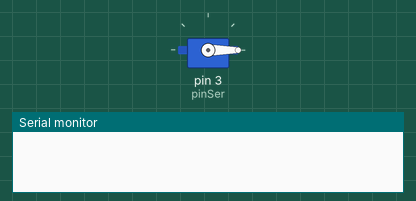
Bench run of a sketch on a simulated Arduino Uno, built with avr-gcc and run on an emulated ATmega328P. On the bench: servo, the last lines printed to the serial monitor.

Above: at 0.05 s.
At 9.97 s:
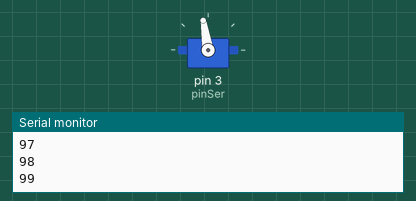
At 19.99 s:
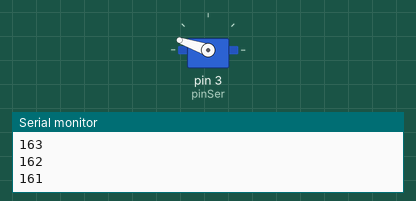
At 39.94 s:
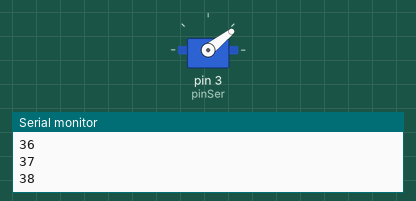
Timing chart, 0 to 40.0 s (numbered marks = the images above):
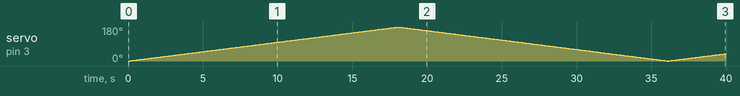

The sketch:

02-servo-condicionales.ino
```cpp
#include <Servo.h>
Servo myservo;
int pinSer=3; // El pin en donde está nuestro servo
int pos=0; // declaramos una variable para las posiciones del servo
int inc=1; // declaramos una variable con el número de grado que queremos que incremente
void setup() {
myservo.attach(pinSer);
myservo.write(0);
Serial.begin(9600);
}
void loop() {

// Instrucción 1: que el servo se coloque en posición
myservo.write(pos);

// Insturcción 2: esperar
delay(100);

//Instrucción 3: añade a la posición 1 grado
pos=pos+inc;

// Instrucción 4: Condicional
//Si la posición es mayor o igual a 180, o, menor o igual a 0 entonces...
if(  (pos>=180) || (pos<=0) ){
inc=inc*(-1); // multiplica el valor de inc x -1
}

// Instrucción 5: Imprime el valor de pos
Serial.println(pos);
}
```

Measured:
- by itself, servo on pin 3 (pinSer): 0° → 1° at 0.10 s, → 2° 0.10 s later, → 3° 0.10 s later, → 4° 0.10 s later, … (399 changes in this stretch)
